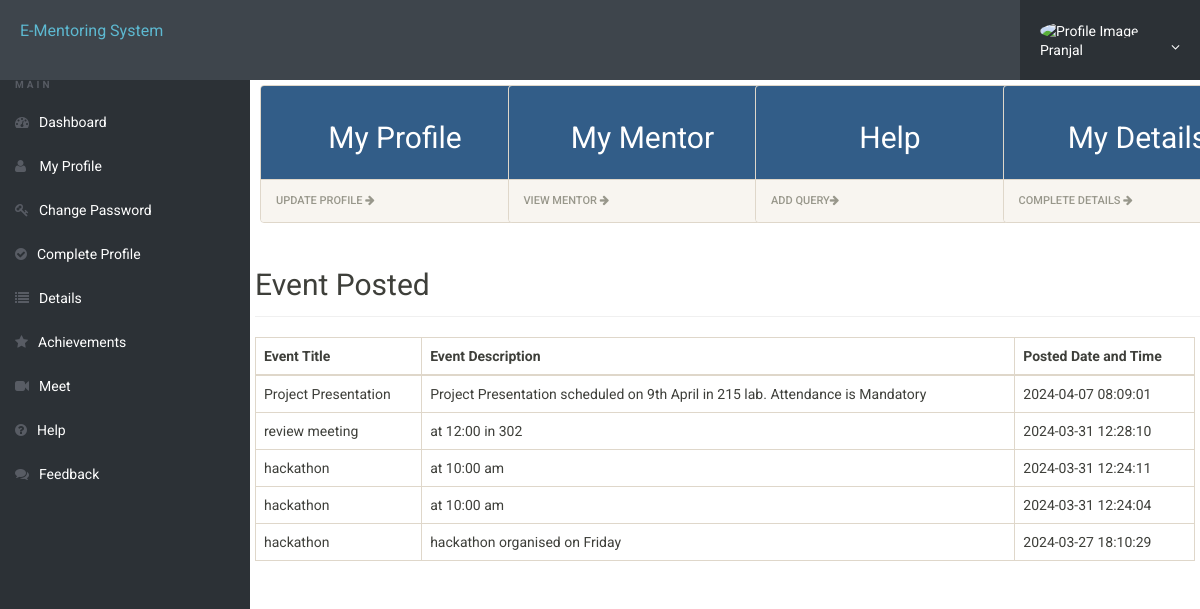
The app's page /dashboard.php (signed in) with its own data.
### tables this page shows
CREATE TABLE `userregistration` (
  `id` int(11) NOT NULL,
  `profileImage` blob DEFAULT NULL,
  `prnno` varchar(255) NOT NULL,
  `firstName` varchar(255) NOT NULL,
  `middleName` varchar(255) NOT NULL,
  `lastName` varchar(255) NOT NULL,
  `gender` varchar(255) NOT NULL,
  `contactNo` bigint(20) NOT NULL,
  `email` varchar(255) NOT NULL,
  `password` varchar(255) NOT NULL,
  `regDate` timestamp NOT NULL DEFAULT current_timestamp(),
  `updationDate` varchar(45) NOT NULL,
  `passUdateDate` varchar(45) NOT NULL,
  `domain` varchar(255) DEFAULT NULL,
  `mentor_id` int(11) DEFAULT NULL
);

CREATE TABLE `event` (
  `id` int(11) NOT NULL,
  `event_name` text NOT NULL,
  `event_disct` text NOT NULL,
  `posted_datetime` text NOT NULL
);

### dashboard.php (the view, shortened to what this page needs)
<!doctype html>
<html lang="en" class="no-js">
<head>
    <link rel="stylesheet" href="css/font-awesome.min.css">
    <link rel="stylesheet" href="css/bootstrap.min.css">
    <link rel="stylesheet" href="css/dataTables.bootstrap.min.css">
    <link rel="stylesheet" href="css/bootstrap-social.css">
    <link rel="stylesheet" href="css/bootstrap-select.css">
    <link rel="stylesheet" href="css/fileinput.min.css">
    <link rel="stylesheet" href="css/awesome-bootstrap-checkbox.css">
    <link rel="stylesheet" href="css/style.css">
</head>
<body>
    <?php include("includes/header.php");?>
    <div class="ts-main-content">
    <?php include("includes/sidebar.php");?>
    <div class="content-wrapper">
        <div class="container-fluid" >
            <div class="row">
            <div class="row">
    <div class="col-md-3">
        <div class="container">
            <div class="panel panel-default my-profile-panel">
                <div class="panel-body bk-primary text-light">
                    <div class="stat-panel text-center">
                        <div class="stat-panel-number h2">My Profile</div>
                    </div>
                </div>
                <a href="my-profile.php" class="block-anchor panel-footer">Update Profile <i class="fa fa-arrow-right"></i></a>
            </div>
        </div>
    </div>
    <div class="col-md-3">
        <div class="container">
            <div class="panel panel-default my-mentor-panel">
                <div class="panel-body bk-primary text-light">
                    <div class="stat-panel text-center">
                        <div class="stat-panel-number h2">My Mentor</div>
                    </div>
                </div>
                <a href="mentor_detail.php" class="block-anchor panel-footer">View Mentor <i class="fa fa-arrow-right"></i></a>
            </div>
        </div>
    </div>
    <div class="col-md-3">
        <div class="container">
            <div class="panel panel-default my-mentor-panel">
                <div class="panel-body bk-primary text-light">
                    <div class="stat-panel text-center">
                        <div class="stat-panel-number h2">Help</div>
                    </div>
                </div>
                <a href="help.php" class="block-anchor panel-footer">Add Query<i class="fa fa-arrow-right"></i></a>
            </div>
        </div>
    </div>
    <div class="col-md-3">
        <div class="container">
            <div class="panel panel-default my-mentor-panel">
                <div class="panel-body bk-primary text-light">
                    <div class="stat-panel text-center">
                        <div class="stat-panel-number h2">My Details</div>
                    </div>
                </div>
                <a href="student-details.php" class="block-anchor panel-footer">Complete Details <i class="fa fa-arrow-right"></i></a>
            </div>
        </div>
    </div>
</div>
<div class="row">
    <div class="col-md-12">
        <h2 class="page-title"  style="margin-left: 10px;"> Event Posted</h2>
        <div class="table-responsive"  style="margin-left: 10px; margin-right: 10px;">
            <table class="table table-bordered">
                <thead>
                    <tr>
                        <th>Event Title</th>
                        <th>Event Description</th>
                        <th>Posted Date and Time</th>
                    </tr>
                </thead>
                <tbody>
                    <?php
                    $stmt = $mysqli->prepare("SELECT event_name, event_disct, posted_datetime FROM event ORDER BY posted_datetime DESC");
                    $stmt->execute();
                    $stmt->bind_result($event_name, $event_description, $posted_datetime);
                    while ($stmt->fetch()) {
                        $recentTime = strtotime('-24 hours');
                        $postedTime = strtotime($posted_datetime);
                        $isRecentEvent = ($postedTime >= $recentTime);
                        $cssClass = ($isRecentEvent) ? 'recent-event' : '';
                        echo "<tr class='$cssClass'>";
                        echo "<td>$event_name</td>";
                        echo "<td>$event_description</td>";
                        echo "<td>$posted_datetime</td>";
                        echo "</tr>";
                    }
                    ?>
                </tbody>
            </table>
        </div>
    </div>
</div>
            </div>
        </div>
    </div>
</body>
</html>

### includes/header.php (shortened to what this page needs)
<?php
include('includes/config.php');
if(isset($_SESSION['id'])) {
    $mentee_id = $_SESSION['id'];
    $query = "SELECT profileImage, firstName FROM userregistration WHERE id = ?";
    $stmt = $mysqli->prepare($query);
    $stmt->bind_param('i', $mentee_id);
    $stmt->execute();
    $stmt->bind_result($profileImage, $firstName);
} else {
    $profileImage = "img/user.png";
    $firstName = "";
}
?>
<div class="brand clearfix">
    <a href="#" class="logo" style="font-size:16px;">E-Mentoring System</a>
    <?php if(isset($_SESSION['id'])): ?>
        <ul class="ts-profile-nav">
            <li class="ts-account">
                <a href="#">
                    <img src="<?php echo $profileImage; ?>" class="ts-avatar hidden-side" alt="Profile Image">
                    <?php echo $firstName; ?> <i class="fa fa-angle-down hidden-side"></i>
                </a>
            </li>
        </ul>
    <?php endif; ?>
</div>

### css/style.css (style rules this page uses)
html { font-size: 14px; }
@media only screen and (min-width: 480px) { html { font-size: 17px; } }
@media only screen and (min-width: 768px) { html { font-size: 14px; } }
body { font-size: 1em; }
a { color: #37a6c4; }
.bk-primary { background: #325d88; }
.panel { overflow: hidden; }
.text-white, .text-light { color: #fff !important; }
.block-anchor { display: block; }
ul, li { margin: 0; padding: 0; list-style: none; }
.page-title { padding-bottom: 15px; margin-bottom: 20px; border-bottom: 1px solid #f0f0f0; }
.brand { background: #3e454c; position: relative; z-index: 3; position: fixed; width: 100%; top: 0; }
.brand .logo { box-sizing: border-box; padding: 20px; float: left; display: block; width: 200px; }
@media only screen and (min-width: 992px) { .brand .logo { width: 250px; } }
.brand .ts-profile-nav { float: right; display: none; }
.brand .ts-profile-nav li { float: left; position: relative; }
.brand .ts-profile-nav li a { display: block; padding: 20px; color: #fff; }
.brand .ts-profile-nav .ts-account .fa-angle-down { float: right; }
.brand .ts-profile-nav .ts-account > a { width: 180px; background: #2c3136; }
.brand .ts-profile-nav .ts-account .ts-avatar { border-radius: 50%; height: 28px; margin: -10px 0; margin-right: 10px; }
@media only screen and (min-width: 992px) { .brand .ts-profile-nav { display: block; } }
.ts-main-content .content-wrapper { padding-top: 15px; margin-top: 20px; }
@media only screen and (min-width: 992px) { .ts-main-content .content-wrapper { margin-left: 250px; } }

### dashboard.php (style rules this page uses)
.my-profile-panel, .my-mentor-panel { width:270px; margin-top: 50px; display: inline-block; }
.container-fluid { padding-left: 10px; padding-right: 10px; }
.content-wrapper { overflow-x: hidden; }

### records on screen
userregistration: firstName "Pranjal"
event: event_name "Project Presentation", event_disct "Project Presentation scheduled on 9th April in 215 lab. Attendance is Mandatory", posted_datetime "2024-04-07 08:09:01"
event: event_name "review meeting", event_disct "at 12:00 in 302", posted_datetime "2024-03-31 12:28:10"
event: event_name "hackathon", event_disct "at 10:00 am", posted_datetime "2024-03-31 12:24:11"
event: event_name "hackathon", event_disct "at 10:00 am", posted_datetime "2024-03-31 12:24:04"
event: event_name "hackathon", event_disct "hackathon organised on Friday", posted_datetime "2024-03-27 18:10:29"
